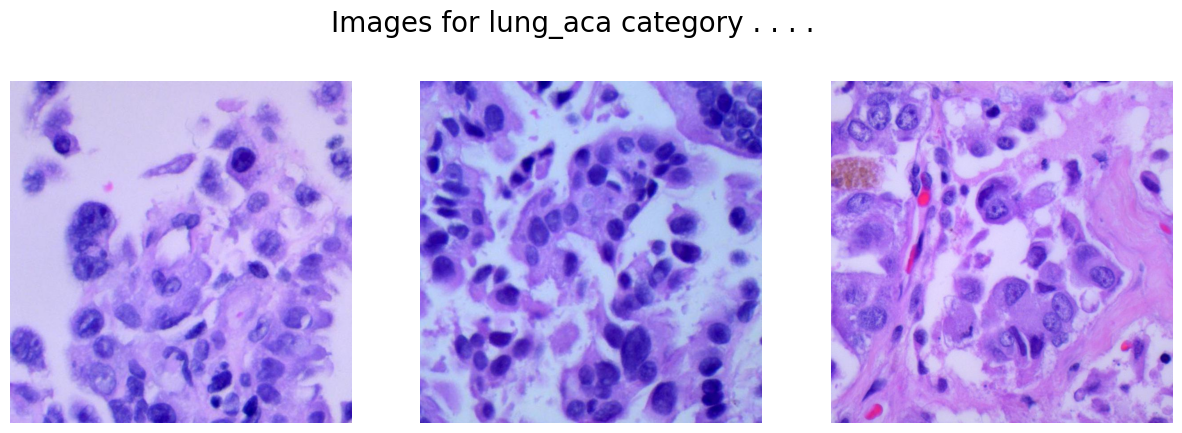
#> input picture Tugas_PCD_EdgeDetection/image1.jpg, 1182 x 433 px
$ jupyter execute --allow-errors Tugas1.ipynb   (older library calls are emulated)
#> lines starting #> are read from the running program, lines starting #| are printed output that depends on the picture; after the words box and inside, x2 and y2 are one past the last pixel; in counts of white or black regions, pixels touching at a corner belong together
[cell 1]
# TUGAS 1: Implementasi Sobel Manual
# [30 lines left out: function sobel_from_scratch, not called in this run]

# Mari kita jalankan fungsinya pada gambar yang sudah diload sebelumnya (variabel 'img')
#> (the rest of this cell did not finish here and is left out)

#> (a cell that did not finish here is left out)

[cell 3]
import time
from itertools import product

# TUGAS 2: Analisis Parameter Canny & Perbandingan Metode
# [29 lines left out: function canny_parameter_sweep, not called in this run]

print("Fungsi Parameter Sweep Canny siap!")

[cell 4]
import time
from itertools import product

# TUGAS 2: Analisis Parameter Canny & Perbandingan Metode
def canny_parameter_sweep(gray_img, sigmas, low_thresholds, high_thresholds):
    """
    Lakukan parameter sweep untuk Canny.
    Returns: dict dengan key (sigma, low, high) -> (edge_image, edge_count)
    """
    results = {}

    # Looping otomatis untuk mencoba semua kombinasi parameter
    for sigma, low, high in product(sigmas, low_thresholds, high_thresholds):
        if low >= high:
            continue # Skip kombinasi tidak valid (low tidak boleh lebih besar dari high)

        # 1. Tahap Gaussian Blur (ksize dihitung otomatis dari sigma agar presisi)
        ksize = int(6 * sigma + 1)
        if ksize % 2 == 0:
            ksize += 1 # Ksize harus bilangan ganjil

        blurred = cv2.GaussianBlur(gray_img, (ksize, ksize), sigmaX=sigma)

        # 2. Tahap Canny Edge Detection
        edges = cv2.Canny(blurred, low, high)

        # 3. Hitung jumlah piksel tepi (yang bernilai 255 / warna putih)
        edge_count = np.sum(edges == 255)

        # Simpan hasil gambar dan jumlah tepinya
        results[(sigma, low, high)] = (edges, edge_count)

    return results

print("Fungsi Parameter Sweep Canny siap!")

[cell 5]
# TUGAS 2: Visualisasi Heat Map & Perbandingan Kuantitatif

def plot_parameter_heatmap(sweep_results, fixed_sigma):
    """
    Visualisasikan jumlah tepi sebagai heatmap untuk sigma tertentu.
    Sumbu X = high_threshold, Sumbu Y = low_threshold
    """
    # 1. Ambil semua hasil yang sigmanya sesuai dengan fixed_sigma
    valid_results = {k: v for k, v in sweep_results.items() if k[0] == fixed_sigma}

    # 2. Ambil daftar unik dari low_threshold dan high_threshold
    low_threshs = sorted(list(set([k[1] for k in valid_results.keys()])))
    high_threshs = sorted(list(set([k[2] for k in valid_results.keys()])))

    # 3. Buat matriks kosong untuk menampung jumlah piksel tepi
    matrix = np.zeros((len(low_threshs), len(high_threshs)))

    # 4. Isi matriks dengan data edge_count
    for i, low in enumerate(low_threshs):
        for j, high in enumerate(high_threshs):
            if (fixed_sigma, low, high) in valid_results:
                matrix[i, j] = valid_results[(fixed_sigma, low, high)][1] # Ambil edge_count
            else:
                matrix[i, j] = np.nan # Kosongkan jika kombinasi tidak valid (low >= high)

    # 5. Visualisasi Heat Map dengan Matplotlib
    plt.figure(figsize=(8, 6))
    im = plt.imshow(matrix, cmap='plasma', origin='lower')

    plt.xticks(np.arange(len(high_threshs)), high_threshs)
    plt.yticks(np.arange(len(low_threshs)), low_threshs)
    plt.xlabel('High Threshold')
    plt.ylabel('Low Threshold')
    plt.title(f'Heat Map Jumlah Piksel Tepi (Sigma = {fixed_sigma})')
    plt.colorbar(im, label='Jumlah Piksel Tepi')
    plt.show()

def compare_methods(image_path):
    """
    Bandingkan Sobel vs Canny secara kuantitatif.
    """
    img = cv2.imread(image_path, cv2.IMREAD_GRAYSCALE)
    if img is None:
        return None

    total_pixels = img.shape[0] * img.shape[1]

    # --- Proses SOBEL ---
    t0 = time.perf_counter()
    sobel_x = cv2.Sobel(img, cv2.CV_64F, 1, 0, ksize=3)
    sobel_y = cv2.Sobel(img, cv2.CV_64F, 0, 1, ksize=3)
    sobel_mag = np.sqrt(sobel_x**2 + sobel_y**2)
    sobel_edges = np.where(sobel_mag >= 50, 255, 0).astype(np.uint8)
    sobel_time = (time.perf_counter() - t0) * 1000 # Ubah ke ms

    sobel_edge_pixels = np.sum(sobel_edges == 255)

    # --- Proses CANNY ---
    t0 = time.perf_counter()
    canny_edges = cv2.Canny(img, 50, 150)
    canny_time = (time.perf_counter() - t0) * 1000 # Ubah ke ms

    canny_edge_pixels = np.sum(canny_edges == 255)

    # Kumpulkan metrik ke dalam dictionary
    metrics = {
        'sobel_edge_pixels': sobel_edge_pixels,
        'canny_edge_pixels': canny_edge_pixels,
        'sobel_time_ms': round(sobel_time, 2),
        'canny_time_ms': round(canny_time, 2),
        'sobel_edge_density': round(sobel_edge_pixels / total_pixels, 4),
        'canny_edge_density': round(canny_edge_pixels / total_pixels, 4)
    }
    return metrics

print("Fungsi Heat Map dan Komparasi Kuantitatif siap!")

[cell 6]
# TUGAS 2: Main Program (Eksekusi Parameter Sweep & Komparasi)

import cv2
import numpy as np
import matplotlib.pyplot as plt
# 1. Daftar gambar dan kombinasi parameter yang akan diuji
IMAGE_PATHS = ['image1.jpg', 'image2.jpg', 'image3.jpg']
sigmas = [0.5, 1.0, 1.4, 2.0]
low_thresholds = [20, 50, 80, 100]
high_thresholds = [80, 100, 150, 200]

# 2. Loop melalui setiap gambar
for path in IMAGE_PATHS:
    # Load gambar
    gray = cv2.imread(path, cv2.IMREAD_GRAYSCALE)

    # Cek apakah gambar berhasil diload (untuk mencegah error)
    if gray is None:
        print(f"⚠️ Gambar {path} tidak ditemukan. Pastikan namanya sudah benar!")
        continue

    print(f"\n=========================================")
    print(f"🔄 Memproses: {path}")
    print(f"=========================================")

    # 3. Jalankan Parameter Sweep
    print("Menghitung kombinasi parameter Canny...")
    results = canny_parameter_sweep(gray, sigmas, low_thresholds, high_thresholds)
#> the loop in canny_parameter_sweep, `for sigma, low, high in product(sigmas, low_thresholds, high_threshold..` made 64 passes
#> edge_count on passes 1 to 8: 67407, 61862, 50865, 42120, 56987, 52572, 43153, 35555
#> pass 1, in canny_parameter_sweep, `edges = cv2.Canny(blurred, low, high)`:
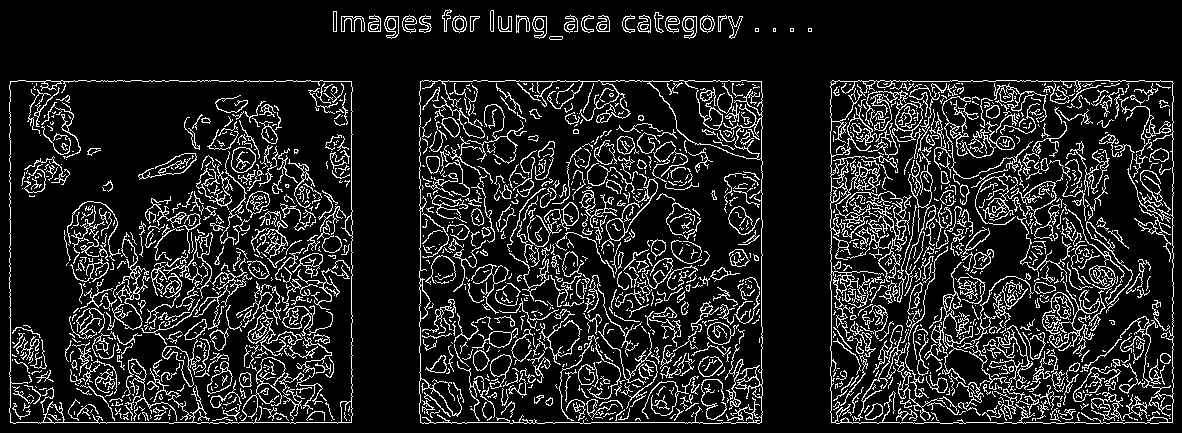
#> edges: shape (433, 1182); 13.2% white in thin lines or dots
#> pass 3, in canny_parameter_sweep, `edges = cv2.Canny(blurred, low, high)`:
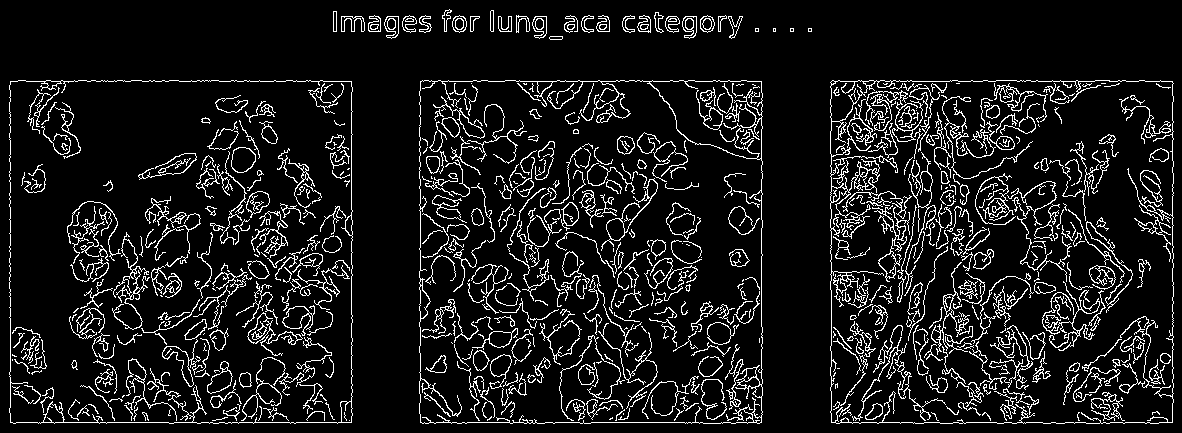
#> edges: shape (433, 1182); 9.9% white in thin lines or dots
#> after the loop in canny_parameter_sweep, `for sigma, low, high in product(sigmas, low_thresholds, high_threshold..`:
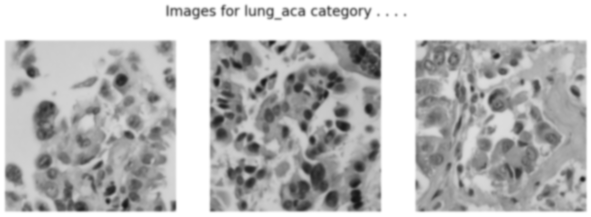
#> blurred: shape (433, 1182) (shown at 1/2 size); min 20, max 255, mean 186.3
#> after the loop in canny_parameter_sweep, `for sigma, low, high in product(sigmas, low_thresholds, high_threshold..`: results = 52 items
#> results = 52 items

    # 4. Tampilkan Heat Map untuk sigma 1.4
    plot_parameter_heatmap(results, fixed_sigma=1.4)
#> in plot_parameter_heatmap, `valid_results = {k: v for k, v in sweep_results.items() if k[0] == fix..`: valid_results = 13 items
#> in plot_parameter_heatmap, `low_threshs = sorted(list(set([k[1] for k in valid_results.keys()])))`: low_threshs = [20, 50, 80, 100]
#> in plot_parameter_heatmap, `high_threshs = sorted(list(set([k[2] for k in valid_results.keys()])))`: high_threshs = [80, 100, 150, 200]
#> in plot_parameter_heatmap, `matrix = np.zeros((len(low_threshs), len(high_threshs)))`: matrix = [[0, 0, 0, 0], [0, 0, 0, 0], [0, 0, 0, 0], [0, 0, 0, 0]]
#> the loop in plot_parameter_heatmap, `for i, low in enumerate(low_threshs):` made 4 passes
#> low on passes 1 to 4: 20, 50, 80, 100
#> after the loop in plot_parameter_heatmap, `for i, low in enumerate(low_threshs):`: matrix = [[39452, 35778, 25628, 17999], [35435, 32355, 23871, 16990], [nan, 27500, 21119, 15408], [nan, nan, 18318, 13593]]
#> in plot_parameter_heatmap, `plt.show()`:
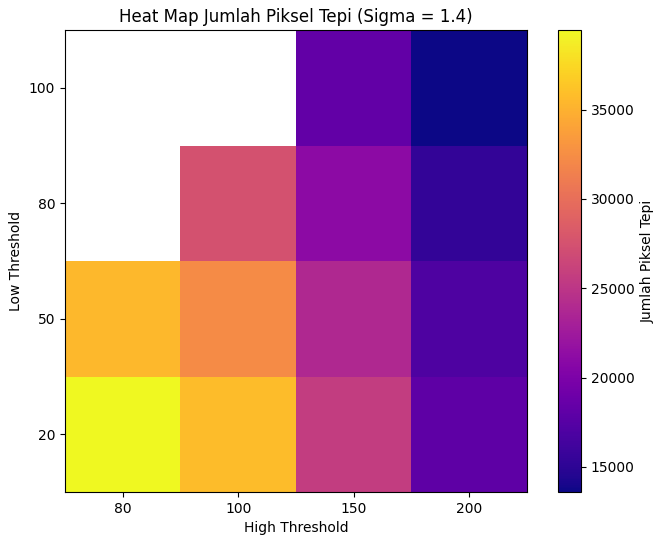
#> figure drawn by matplotlib, 2 panels

    # 5. Hitung dan Tampilkan Metrik Perbandingan Sobel vs Canny
    metrics = compare_methods(path)
#> in compare_methods, `sobel_y = cv2.Sobel(img, cv2.CV_64F, 0, 1, ksize=3)`:
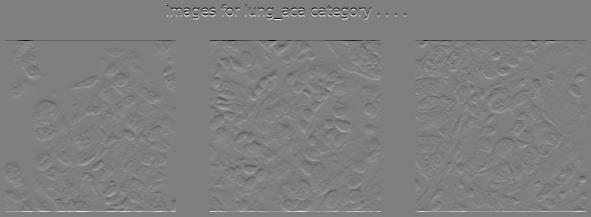
#> sobel_y: shape (433, 1182) float64 (shown at 1/2 size); min -1020, max 1020, mean 0; drawn with min black and max white
#> in compare_methods, `sobel_mag = np.sqrt(sobel_x**2 + sobel_y**2)`:
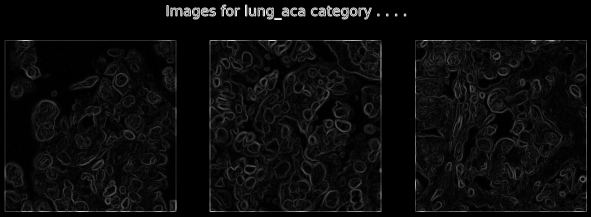
#> sobel_mag: shape (433, 1182) float64 (shown at 1/2 size); min 0, max 1096.2, mean 50.2; drawn with min black and max white
#> in compare_methods, `sobel_edges = np.where(sobel_mag >= 50, 255, 0).astype(np.uint8)`:
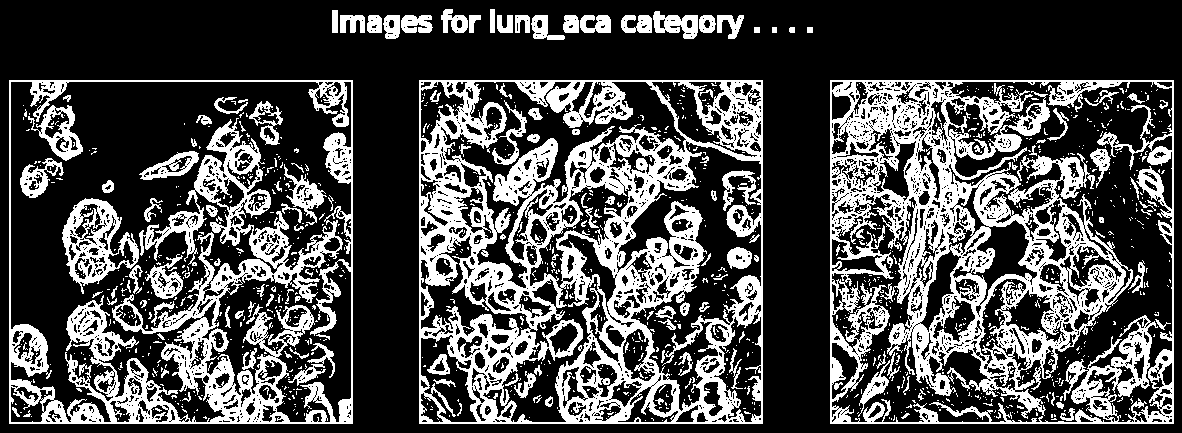
#> sobel_edges: shape (433, 1182); 30% white; 1241 white regions (1095 under 20 px), largest, box (x1, y1, x2, y2) and area: (419, 80, 763, 424) 49431, (830, 80, 1174, 424) 48792, (9, 80, 353, 424) 29497
#> in compare_methods, `sobel_edge_pixels = np.sum(sobel_edges == 255)`: sobel_edge_pixels = 153559
#> in compare_methods, `canny_edges = cv2.Canny(img, 50, 150)`:
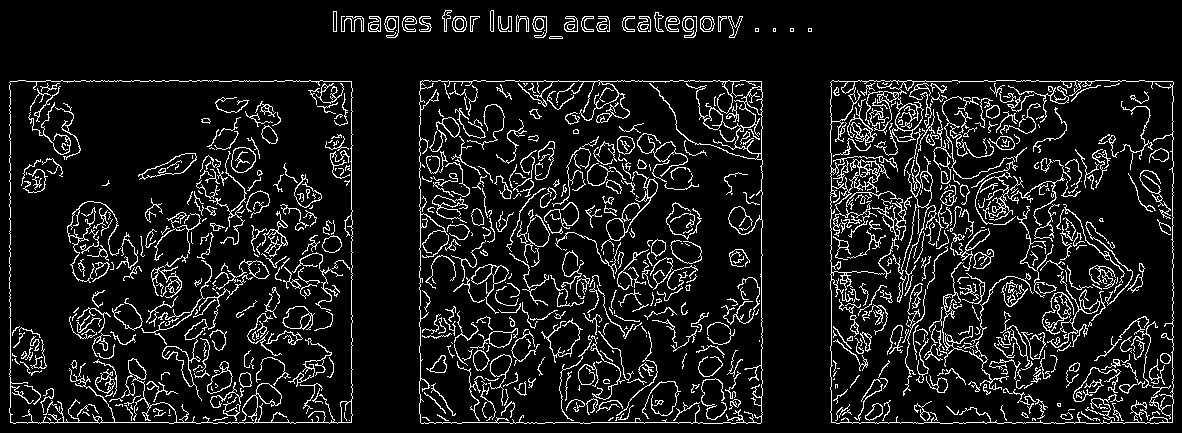
#> canny_edges: shape (433, 1182); 9.8% white in thin lines or dots
#> in compare_methods, `canny_edge_pixels = np.sum(canny_edges == 255)`: canny_edge_pixels = 50155
#> in compare_methods, `metrics = { 'sobel_edge_pixels': sobel_edge_pixels, 'canny_edge_pixels..`: metrics = {'sobel_edge_pixels': 153559, 'canny_edge_pixels': 50155, 'sobel_time_ms': 187, 'canny_time_ms': 20.88, 'sobel_edge_density': 0.3, 'canny_edge_density': 0.098}
    if metrics:
        print(f"\n📊 Hasil Perbandingan Kuantitatif untuk {path}:")
        for k, v in metrics.items():
            # Format output agar lebih rapi
            if 'time_ms' in k:
                print(f"  - {k:<20}: {v} ms")
            elif 'density' in k:
                print(f"  - {k:<20}: {v} (rasio)")
            else:
                print(f"  - {k:<20}: {v} piksel")
#> this loop made 6 passes
#> (k, v) on passes 1 to 6: ('sobel_edge_pixels', 153559), ('canny_edge_pixels', 50155), ('sobel_time_ms', 187), ('canny_time_ms', 20.88), ('sobel_edge_density', 0.3), ('canny_edge_density', 0.098)
#> (printed output is left out)
#> pass 2 of the loop `for path in IMAGE_PATHS:`:
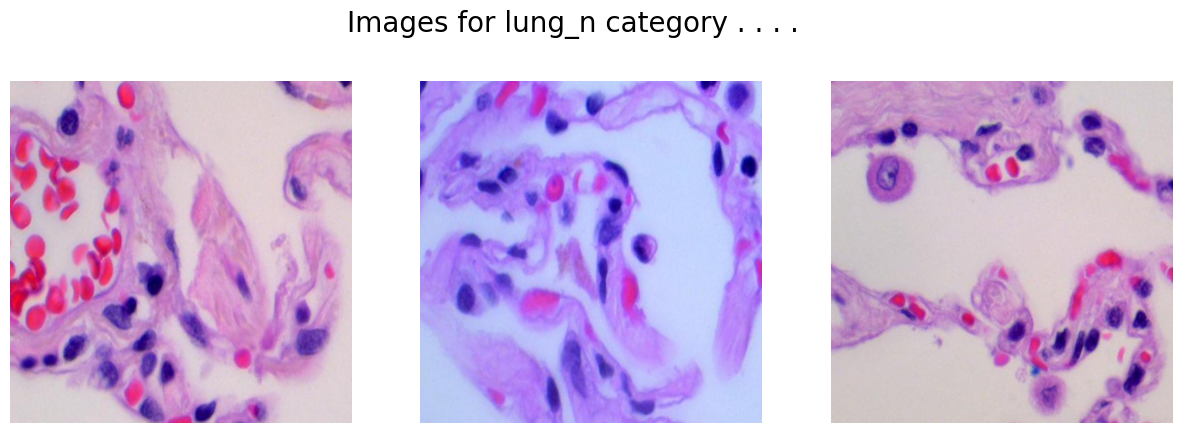
#> input picture Tugas_PCD_EdgeDetection/image2.jpg, 1182 x 433 px
#> the loop in canny_parameter_sweep (call 2), `for sigma, low, high in product(sigmas, low_thresholds, high_threshold..` made 64 passes
#> edge_count on passes 1 to 4: 40598, 36310, 27871, 21371
#> pass 1, in canny_parameter_sweep (call 2), `edges = cv2.Canny(blurred, low, high)`:
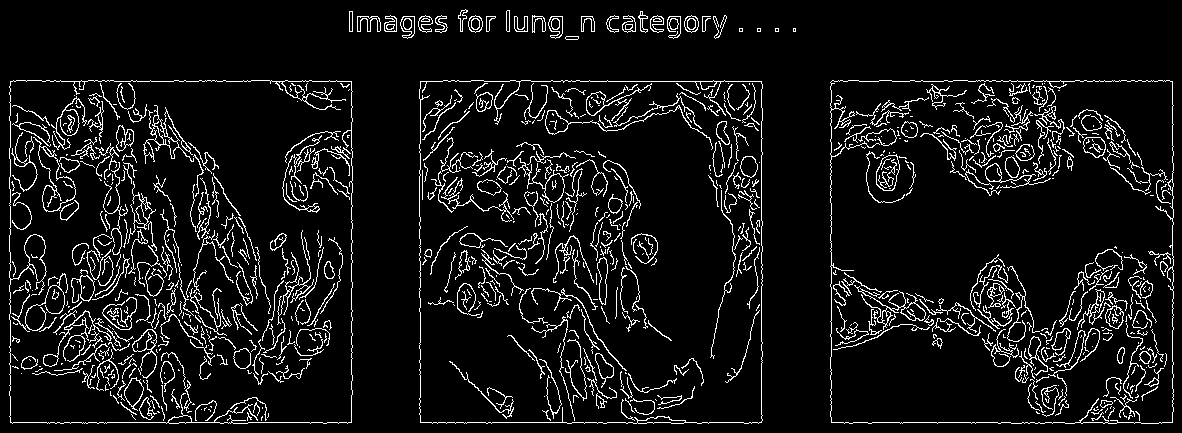
#> edges: shape (433, 1182); 7.9% white in thin lines or dots
#> the loop in plot_parameter_heatmap (call 2), `for i, low in enumerate(low_threshs):` made 4 passes
#> sobel_edge_pixels = 92027
#> in compare_methods (call 2), `canny_edges = cv2.Canny(img, 50, 150)`:
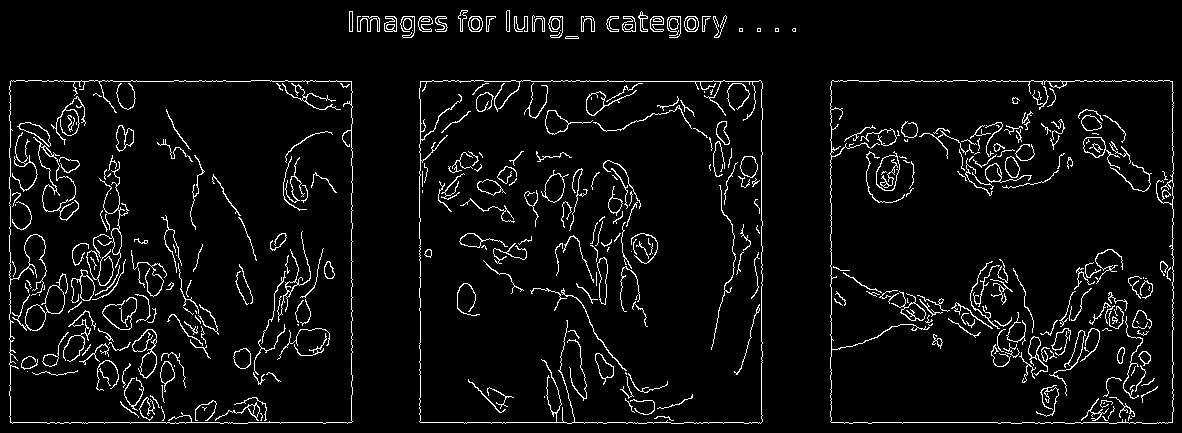
#> canny_edges: shape (433, 1182); 5.1% white in thin lines or dots
#> canny_edge_pixels = 26305
#> in compare_methods (call 2), `metrics = { 'sobel_edge_pixels': sobel_edge_pixels, 'canny_edge_pixels..`: metrics = {'sobel_edge_pixels': 92027, 'canny_edge_pixels': 26305, 'sobel_time_ms': 125.7, 'canny_time_ms': 12.56, 'sobel_edge_density': 0.18, 'canny_edge_density': 0.0514}
#> the loop `for k, v in metrics.items():` made 6 passes
#> (k, v) on passes 1 to 4: ('sobel_edge_pixels', 92027), ('canny_edge_pixels', 26305), ('sobel_time_ms', 125.7), ('canny_time_ms', 12.56)
#> (printed output is left out)
